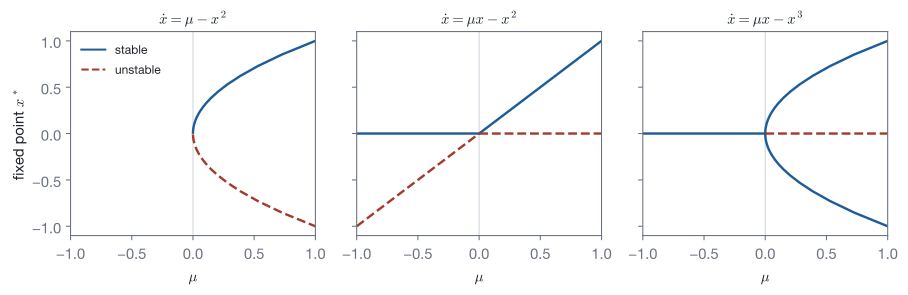

Here is the Python script that generated this plot:
"""Bifurcation diagrams of the saddle-node, transcritical and pitchfork normal forms (Gros Figs. 2.7-2.9)."""
import os
import sys

sys.path.insert(0, os.path.join(os.path.dirname(os.path.abspath(__file__)), "..", "..", "..", "_filters"))
from figstyle import *  # noqa: E402,F403

import numpy as np  # noqa: E402
from skcomplex.core.analysis import stability  # noqa: E402
from skcomplex.systems.general.dynamics import DynamicalSystem  # noqa: E402
from skcomplex.systems.mathematics.dynamical_systems import SaddleNodeFormSystem  # noqa: E402

FORMS = {
    "saddle-node": lambda mu: SaddleNodeFormSystem(mu=mu),
    "transcritical": lambda mu: DynamicalSystem(states={"x": 0.0}, parameters={"mu": mu}, element="form",
                                                equations={"x": lambda s: s.target.mu * s.target.x - s.target.x**2}),
    "pitchfork": lambda mu: DynamicalSystem(states={"x": 0.0}, parameters={"mu": mu}, element="form",
                                            equations={"x": lambda s: s.target.mu * s.target.x - s.target.x**3}),
}
TITLES = {"saddle-node": r"$\dot x = \mu - x^2$", "transcritical": r"$\dot x = \mu x - x^2$",
          "pitchfork": r"$\dot x = \mu x - x^3$"}

mus = np.r_[-np.geomspace(1, 1e-4, 30), np.geomspace(1e-4, 1, 30)]
fig, axes = plt.subplots(1, 3, figsize=(9.6, 3.2), sharey=True)
for ax, (name, build) in zip(axes, FORMS.items()):
    points = {"stable": [], "unstable": []}
    for mu in mus:
        result = stability(build(mu), parameters={"form.mu": mu})
        for point, values in zip(result.fixed_points, result.eigenvalues):
            x = complex(point["form.x"])
            if abs(x.imag) < 1e-12:
                kind = "stable" if np.real(values[0]) < 0 else "unstable"
                points[kind].append((mu, x.real))
    ax.axvline(0, color=GRID, lw=0.8, zorder=0)
    for kind, style in (("stable", "-"), ("unstable", "--")):
        branch = sorted(points[kind])
        # draw each branch as separate curves: group by sign of x and of mu
        for sign_mu in (-1, 1):
            for sign_x in (-1, 0, 1):
                seg = [(m, x) for m, x in branch if np.sign(m) == sign_mu and (np.sign(round(x, 9)) == sign_x)]
                if len(seg) > 1:
                    seg = np.array(sorted(seg))
                    ax.plot(seg[:, 0], seg[:, 1], style, color=ACCENT if kind == "stable" else STATEMENT, lw=1.8)
    ax.set_title(TITLES[name], fontsize=FONT_SIZE)
    ax.set_xlabel(r"$\mu$")
    ax.set_xlim(-1, 1)
    ax.set_ylim(-1.1, 1.1)
axes[0].set_ylabel(r"fixed point $x^*$")
axes[0].plot([], [], "-", color=ACCENT, label="stable")
axes[0].plot([], [], "--", color=STATEMENT, label="unstable")
axes[0].legend(frameon=False, loc="upper left", fontsize=9)
fig.tight_layout()
save_figure(fig, "normal_forms")
